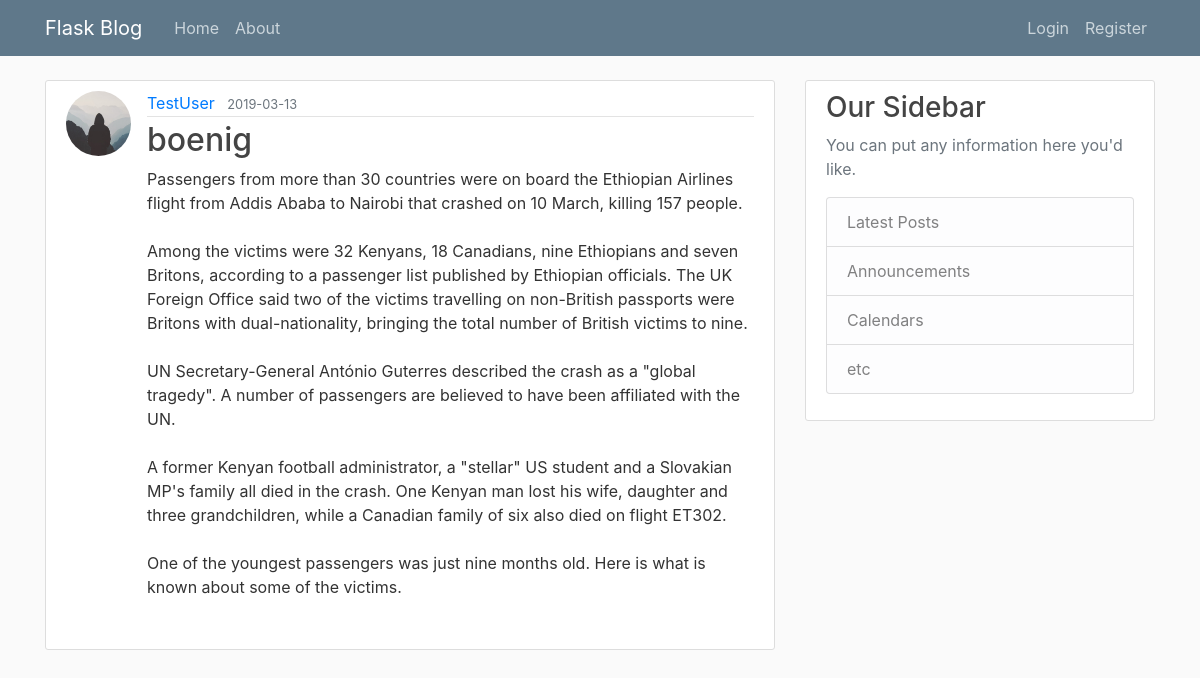
The page /post/12 on the database its author committed.
### flaskblog/models.py (models this page shows, shortened)
class User(db.Model, UserMixin):
    id = db.Column(db.Integer, primary_key=True) #user ID is an integer and this will be our pirimary_key
    username = db.Column(db.String(20), unique=True, nullable=False) #we assumed that username will be max 20 character long. username must be unique and cannot have value NULL
    email = db.Column(db.String(120), unique=True, nullable=False) #we assumed that email will be max 120 character long. email must be unique and cannot have value NULL
    image_file = db.Column(db.String(20), nullable=False, default='default.jpg') #we assumed that user profile picture name will be max 20 character long.
    password = db.Column(db.String(60), nullable=False)
    posts = db.relationship('Post', backref='author', lazy=True)

class Post(db.Model):
    id = db.Column(db.Integer, primary_key=True) #
    title = db.Column(db.String(100), nullable=False)
    date_posted = db.Column(db.DateTime, nullable=False, default = datetime.utcnow) # datetime.utcnow is without parenthis () because we want to pass function (not a value of this executed function)
    content = db.Column(db.Text, nullable=False)
    user_id = db.Column(db.Integer, db.ForeignKey('user.id'), nullable=False)

### flaskblog/posts/routes.py (the view)
@posts.route("/post/<int:post_id>") #
def post(post_id):
    post = Post.query.get_or_404(post_id) # If we are getting something from database by ID then we neeed to use 'get' method. In this case we will use slightly diffrent method 'get_or_404' - if ID do not exist then return html code 404 (web page do not exist)
    return render_template('post.html', title= post.title, post = post) #

### flaskblog/templates/post.html (shortened to what this page needs)
{% extends "layout.html" %}
{% block content %}
    <article class="media content-section">
      <img class="rounded-circle article-img" src="{{ url_for('static', filename = 'profile_pics/' + post.author.image_file) }}">
      <div class="media-body">
        <div class="article-metadata">
          <a class="mr-2" href=" {{ url_for('users.user_posts', username= post.author.username) }} ">{{ post.author.username }}</a>
          <small class="text-muted">{{ post.date_posted.strftime('%Y-%m-%d') }}</small>
        </div>
        <h2 class="article-title" >{{ post.title }}</h2>
        <p class="article-content">{{ post.content }}</p>
      </div>
    </article>
{% endblock content %}

### flaskblog/static/main.css (style rules this page uses)
body { background: #fafafa; color: #333333; margin-top: 5rem; }
h1, h2, h3, h4, h5, h6 { color: #444444; }
.content-section { background: #ffffff; padding: 10px 20px; border: 1px solid #dddddd; border-radius: 3px; margin-bottom: 20px; }
.article-title { color: #444444; }
.article-content { white-space: pre-line; }
.article-img { height: 65px; width: 65px; margin-right: 16px; }
.article-metadata { padding-bottom: 1px; margin-bottom: 4px; border-bottom: 1px solid #e3e3e3 }

### rows shown on the page
User: image_file (placeholder picture), author.username "TestUser"
Post: date_posted "2019-03-13", title "boenig", content "Passengers from more than 30 countries were on board the Ethiopian Airlines flight from Addis Ababa to Nairobi that crashed on 10 March, killing 157 people. Among the victims were 32 Kenyans, 18 Canadians, nine Ethiopians and seven Britons, according to a passenger list published by Ethiopian officials. The UK Foreign Office said two of the victims travelling on non-British passports were Britons with dual-nationality, bringing the total number of British victims to nine. UN Secretary-General António Guterres described the crash as a \"global tragedy\". A number of passengers are believed to have been affiliated with the UN. A former Kenyan football administrator, a \"stellar\" US student and a…"
